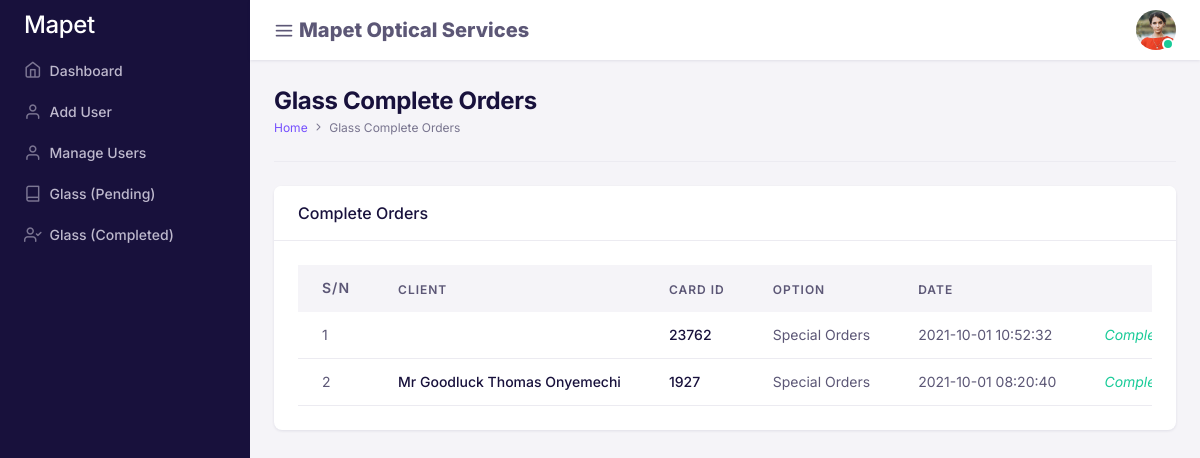
Screenshot of /admin/completeglassorder.php (signed in) with the database file from the repository.
### tables this page shows
CREATE TABLE `cards` (
  `id` int(11) NOT NULL,
  `client_id` int(11) NOT NULL,
  `card_id` varchar(30) NOT NULL,
  `complaint` text DEFAULT NULL,
  `history` text DEFAULT NULL,
  `visualAcuityWithoutGlassesDistanceOd` varchar(255) DEFAULT NULL,
  `visualAcuityWithoutGlassesDistanceOs` varchar(255) DEFAULT NULL,
  `visualAcuityWithoutGlassesNearOd` varchar(255) DEFAULT NULL,
  `visualAcuityWithoutGlassesNearOs` varchar(255) DEFAULT NULL,
  `visualAcuityWithGlassesDistanceOd` varchar(255) DEFAULT NULL,
  `visualAcuityWithGlassesDistanceOs` varchar(255) DEFAULT NULL,
  `visualAcuityWithGlassesNearOd` varchar(255) DEFAULT NULL,
  `visualAcuityWithGlassesNearOs` varchar(255) DEFAULT NULL,
  `externalExaminationOd` varchar(1000) DEFAULT NULL,
  `externalExaminationOs` varchar(1000) DEFAULT NULL,
  `iopTimeOd` varchar(1000) DEFAULT NULL,
  `iopTimeOs` varchar(1000) DEFAULT NULL,
  `posteriorSegmentOd` text DEFAULT NULL,
  `posteriorSegmentOs` text DEFAULT NULL,
  `subjectiveRefractionDistanceOd` varchar(1000) DEFAULT NULL,
  `subjectiveRefractionDistanceOs` varchar(1000) DEFAULT NULL,
  `subjectiveRefractionNearOd` varchar(1000) DEFAULT NULL,
  `subjectiveRefractionNearOs` varchar(1000) DEFAULT NULL,
  `diagnosis` text DEFAULT NULL,
  `treatmentPlan` text DEFAULT NULL,
  `status` int(11) NOT NULL DEFAULT 0,
  `remark` int(11) NOT NULL DEFAULT 0,
  `created_at` timestamp NOT NULL DEFAULT current_timestamp() ON UPDATE current_timestamp(),
  `updated_at` timestamp NOT NULL DEFAULT current_timestamp()
);

CREATE TABLE `clients` (
  `id` int(11) NOT NULL,
  `firstname` varchar(40) DEFAULT NULL,
  `lastname` varchar(30) DEFAULT NULL,
  `gender` varchar(10) DEFAULT NULL,
  `age` int(11) DEFAULT NULL,
  `email` varchar(255) DEFAULT NULL,
  `phone` varchar(30) DEFAULT NULL,
  `address` varchar(225) DEFAULT NULL,
  `title` varchar(11) DEFAULT NULL,
  `created_at` timestamp NULL DEFAULT NULL,
  `updated_at` timestamp NOT NULL DEFAULT current_timestamp()
);

### admin/completeglassorder.php (the view, shortened to what this page needs)
<!DOCTYPE html>
<html lang="en">
<head>
    <?php include('link.php') ?>
</head>
<body>
    <div id="db-wrapper">
        <?php include('sidebar.php') ?>
        <div id="page-content">
            <?php include('header.php') ?>
            <div class="container-fluid p-4">
                <div class="row">
                    <div class="col-lg-12 col-md-12 col-12">
                        <div class="border-bottom pb-4 mb-4 d-md-flex justify-content-between align-items-center">
                            <div class="mb-3 mb-md-0">
                                <h1 class="mb-0 h2 fw-bold">Glass Complete Orders</h1>
                                <nav aria-label="breadcrumb">
                                    <ol class="breadcrumb">
                                        <li class="breadcrumb-item">
                                            <a href="course-category.php">Home</a>
                                        </li>
                                        <li class="breadcrumb-item active" aria-current="page">
                                            Glass Complete Orders
                                        </li>
                                    </ol>
                                </nav>
                            </div>
                        </div>
                    </div>
                </div>
                <div class="row">
                    <div class="col-lg-12 col-md-12 col-12">
                        <div class="tab-content">
                            <div class="tab-pane fade show active" id="tabPaneGrid" role="tabpanel" aria-labelledby="tabPaneGrid">
                                <?php $cards = $db->query("SELECT * FROM cards WHERE status>0 AND remark > 0 ORDER BY id DESC "); ?>
                                    <div class="card mb-4">
                                        <div class="card-header align-items-center">
                                                <h4 class="mb-0">Complete Orders</h4>
                                        </div>
                                        <div class="card-body">
                                            <div class="table-responsive border-0 overflow-y-hidden">
                                                <table class="table mb-0 text-nowrap">
                                                    <thead class="table-light">
                                                        <tr>
                                                            <th class="border-0 font-size-inherit">
                                                                S/N
                                                            </th>
                                                            <th class="border-0">Client</th>
                                                            <th class="border-0">Card ID</th>
                                                            <th class="border-0">Option</th>
                                                            <th class="border-0">Date</th>
                                                            <th class="border-0"></th>
                                                        </tr>
                                                    </thead>
                                                    <tbody>
                                                        <?php if(mysqli_num_rows($cards) > 0){
                                                            $i = 1; while ($row = mysqli_fetch_array($cards)) { ?>
                                                            <tr>
                                                                <td class="align-middle"><?= $i++ ?></td>
                                                                <td class="align-middle">
                                                                    <a href="#" class="text-inherit">
                                                                        <h5 class="mb-0 text-primary-hover">
                                                                            <?= getClientName($row['client_id']) ?>
                                                                        </h5>
                                                                    </a>
                                                                </td>
                                                                <td class="align-middle">
                                                                    <a href="#" class="text-inherit">
                                                                        <h5 class="mb-0 text-primary-hover">
                                                                            <?= $row['card_id'] ?>
                                                                        </h5>
                                                                    </a>
                                                                </td>
                                                                <td class="align-middle">
                                                                    <?php $rem = $row['remark']; if($rem == 0) { ?>
                                                                        <form method="POST">
                                                                            <input type="hidden" name="id" value="<?= $row['id'] ?>">
                                                                            <select class="form-control" name="postOrderUpdate" style="height: 1px" onchange="submit()" >
                                                                                <option selected disabled="">Select Remark</option>
                                                                                <option value="1">Special Order</option>
                                                                            </select>
                                                                        </form>
                                                                    <?php }else{ echo cardRemark($row['remark']); }?>
                                                                </td>
                                                                <td class="align-middle"><?= $row['created_at']?></td>
                                                                <td class="align-middle"><?= cardRemark($row['remark'], 234) ?></td>
                                                            </tr>
                                                        <?php } } ?>
                                                    </tbody>
                                                </table>
                                            </div>
                                        </div>
                                    </div>
                            </div>
                        </div>
                    </div>
                </div>
            </div>
        </div>
    </div>
</body>
</html>

### lib/function.php (shortened to what this page needs)
<?php
function cardRemark($sn, $opt=0)
{
    $tp = ''; $val = '';
    if($sn == 0){
        $tp = '........';
        $val = '<i class="text-danger">Pending</i>';
    }else if($sn == 1){
        $tp = 'Special Orders';
        $val = '<i class="text-success">Completed</i>';
    }else if($sn == 2){
        $tp = 'BF';
        $val = '<i class="text-success">Completed</i>';
    }else if($sn == 3){
        $tp = 'Easy';
        $val = '<i class="text-success">Completed</i>';
    }
    return ($opt == 0) ? $tp : $val;
}
function getClientName($id)
{
    global $db;
    $sql = $db->query("SELECT * FROM clients WHERE id=$id ");
    $row = mysqli_fetch_array($sql);
    return ucwords($row['title'].' '.$row['lastname'].' '.$row['firstname']);
}

### rows the page displays
cards: card "23762", remark "Special Orders", created_at "2021-10-01 10:52:32", shows "Completed"
cards: client.firstname "Mr Goodluck Thomas Onyemechi", card "1927", remark "Special Orders", created_at "2021-10-01 08:20:40", shows "Completed"
